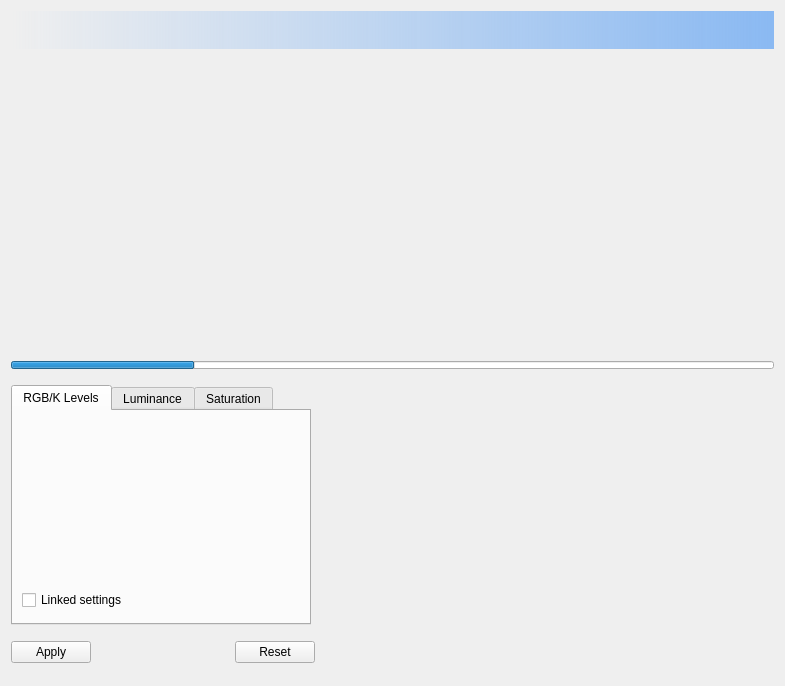
<?xml version="1.0" encoding="UTF-8"?>
<ui version="4.0">
 <class>DSS::ProcessingDlg</class>
 <widget class="QWidget" name="DSS::ProcessingDlg">
  <property name="geometry">
   <rect>
    <x>0</x>
    <y>0</y>
    <width>785</width>
    <height>684</height>
   </rect>
  </property>
  <property name="sizePolicy">
   <sizepolicy hsizetype="Expanding" vsizetype="Expanding">
    <horstretch>0</horstretch>
    <verstretch>0</verstretch>
   </sizepolicy>
  </property>
  <property name="windowTitle">
   <string notr="true">ProcessingDlg</string>
  </property>
  <layout class="QVBoxLayout" name="verticalLayout_2">
   <item>
    <widget class="QLabel" name="information">
     <property name="sizePolicy">
      <sizepolicy hsizetype="Expanding" vsizetype="Preferred">
       <horstretch>0</horstretch>
       <verstretch>0</verstretch>
      </sizepolicy>
     </property>
     <property name="minimumSize">
      <size>
       <width>275</width>
       <height>38</height>
      </size>
     </property>
     <property name="styleSheet">
      <string notr="true">background: qlineargradient(spread:pad, x1:0, y1:0, x2:1, y2:0, stop:0 rgba(138, 185, 242, 0), stop:1 rgba(138, 185, 242, 255))</string>
     </property>
     <property name="text">
      <string notr="true"/>
     </property>
    </widget>
   </item>
   <item>
    <widget class="DSS::ImageView" name="picture" native="true">
     <property name="sizePolicy">
      <sizepolicy hsizetype="Expanding" vsizetype="Expanding">
       <horstretch>0</horstretch>
       <verstretch>0</verstretch>
      </sizepolicy>
     </property>
     <property name="minimumSize">
      <size>
       <width>450</width>
       <height>300</height>
      </size>
     </property>
    </widget>
   </item>
   <item>
    <widget class="QProgressBar" name="progressBar">
     <property name="maximumSize">
      <size>
       <width>16777215</width>
       <height>8</height>
      </size>
     </property>
     <property name="value">
      <number>24</number>
     </property>
     <property name="textVisible">
      <bool>false</bool>
     </property>
    </widget>
   </item>
   <item>
    <layout class="QHBoxLayout" name="horizontalLayout_2">
     <item>
      <layout class="QVBoxLayout" name="verticalLayout" stretch="0,1">
       <item>
        <widget class="QTabWidget" name="tabWidget">
         <property name="sizePolicy">
          <sizepolicy hsizetype="Expanding" vsizetype="Fixed">
           <horstretch>0</horstretch>
           <verstretch>0</verstretch>
          </sizepolicy>
         </property>
         <property name="minimumSize">
          <size>
           <width>300</width>
           <height>240</height>
          </size>
         </property>
         <property name="maximumSize">
          <size>
           <width>300</width>
           <height>240</height>
          </size>
         </property>
         <property name="currentIndex">
          <number>0</number>
         </property>
         <widget class="QWidget" name="rgbTab">
          <attribute name="title">
           <string comment="IDD_RGB">RGB/K Levels</string>
          </attribute>
          <layout class="QVBoxLayout" name="verticalLayout_3">
           <item>
            <layout class="QHBoxLayout" name="horizontalLayout_3">
             <item>
              <widget class="QPushButton" name="redHAC">
               <property name="sizePolicy">
                <sizepolicy hsizetype="Fixed" vsizetype="Fixed">
                 <horstretch>0</horstretch>
                 <verstretch>0</verstretch>
                </sizepolicy>
               </property>
               <property name="minimumSize">
                <size>
                 <width>22</width>
                 <height>48</height>
                </size>
               </property>
               <property name="maximumSize">
                <size>
                 <width>22</width>
                 <height>48</height>
                </size>
               </property>
               <property name="toolTip">
                <string comment="IDS_TT_REDADJUST">Set Red Histogram Adjustment curve</string>
               </property>
               <property name="text">
                <string notr="true"/>
               </property>
               <property name="icon">
                <iconset resource="../resources.qrc">
                 <normaloff>:/processing/logsqrt-dark.png</normaloff>:/processing/logsqrt-dark.png</iconset>
               </property>
               <property name="iconSize">
                <size>
                 <width>40</width>
                 <height>40</height>
                </size>
               </property>
               <property name="flat">
                <bool>true</bool>
               </property>
              </widget>
             </item>
             <item>
              <widget class="QLinearGradientCtrl" name="redGradient" native="true">
               <property name="sizePolicy">
                <sizepolicy hsizetype="Expanding" vsizetype="Fixed">
                 <horstretch>0</horstretch>
                 <verstretch>0</verstretch>
                </sizepolicy>
               </property>
               <property name="minimumSize">
                <size>
                 <width>0</width>
                 <height>48</height>
                </size>
               </property>
              </widget>
             </item>
            </layout>
           </item>
           <item>
            <layout class="QHBoxLayout" name="horizontalLayout_4">
             <item>
              <widget class="QPushButton" name="greenHAC">
               <property name="sizePolicy">
                <sizepolicy hsizetype="Fixed" vsizetype="Fixed">
                 <horstretch>0</horstretch>
                 <verstretch>0</verstretch>
                </sizepolicy>
               </property>
               <property name="minimumSize">
                <size>
                 <width>22</width>
                 <height>48</height>
                </size>
               </property>
               <property name="maximumSize">
                <size>
                 <width>22</width>
                 <height>48</height>
                </size>
               </property>
               <property name="toolTip">
                <string comment="IDS_TT_GREENADJUST">Set Green Histogram Adjustment curve</string>
               </property>
               <property name="text">
                <string notr="true"/>
               </property>
               <property name="icon">
                <iconset resource="../resources.qrc">
                 <normaloff>:/processing/logsqrt-dark.png</normaloff>:/processing/logsqrt-dark.png</iconset>
               </property>
               <property name="iconSize">
                <size>
                 <width>40</width>
                 <height>40</height>
                </size>
               </property>
               <property name="flat">
                <bool>true</bool>
               </property>
              </widget>
             </item>
             <item>
              <widget class="QLinearGradientCtrl" name="greenGradient" native="true">
               <property name="sizePolicy">
                <sizepolicy hsizetype="Expanding" vsizetype="Fixed">
                 <horstretch>0</horstretch>
                 <verstretch>0</verstretch>
                </sizepolicy>
               </property>
               <property name="minimumSize">
                <size>
                 <width>0</width>
                 <height>48</height>
                </size>
               </property>
              </widget>
             </item>
            </layout>
           </item>
           <item>
            <layout class="QHBoxLayout" name="horizontalLayout_5">
             <item>
              <widget class="QPushButton" name="blueHAC">
               <property name="sizePolicy">
                <sizepolicy hsizetype="Fixed" vsizetype="Fixed">
                 <horstretch>0</horstretch>
                 <verstretch>0</verstretch>
                </sizepolicy>
               </property>
               <property name="minimumSize">
                <size>
                 <width>22</width>
                 <height>48</height>
                </size>
               </property>
               <property name="maximumSize">
                <size>
                 <width>22</width>
                 <height>48</height>
                </size>
               </property>
               <property name="toolTip">
                <string comment="IDS_TT_BLUEADJUST">Set Blue Histogram Adjustment curve</string>
               </property>
               <property name="text">
                <string notr="true"/>
               </property>
               <property name="icon">
                <iconset resource="../resources.qrc">
                 <normaloff>:/processing/logsqrt-dark.png</normaloff>:/processing/logsqrt-dark.png</iconset>
               </property>
               <property name="iconSize">
                <size>
                 <width>40</width>
                 <height>40</height>
                </size>
               </property>
               <property name="flat">
                <bool>true</bool>
               </property>
              </widget>
             </item>
             <item>
              <widget class="QLinearGradientCtrl" name="blueGradient" native="true">
               <property name="sizePolicy">
                <sizepolicy hsizetype="Expanding" vsizetype="Fixed">
                 <horstretch>0</horstretch>
                 <verstretch>0</verstretch>
                </sizepolicy>
               </property>
               <property name="minimumSize">
                <size>
                 <width>0</width>
                 <height>48</height>
                </size>
               </property>
              </widget>
             </item>
            </layout>
           </item>
           <item>
            <widget class="QCheckBox" name="linkedSettings">
             <property name="text">
              <string comment="IDC_LINK">Linked settings</string>
             </property>
            </widget>
           </item>
          </layout>
         </widget>
         <widget class="QWidget" name="lumTab">
          <attribute name="title">
           <string comment="IDD_LUMINANCE">Luminance</string>
          </attribute>
          <layout class="QVBoxLayout" name="verticalLayout_7">
           <item>
            <widget class="QLabel" name="darkness">
             <property name="sizePolicy">
              <sizepolicy hsizetype="Expanding" vsizetype="Preferred">
               <horstretch>0</horstretch>
               <verstretch>0</verstretch>
              </sizepolicy>
             </property>
             <property name="minimumSize">
              <size>
               <width>275</width>
               <height>15</height>
              </size>
             </property>
             <property name="styleSheet">
              <string notr="true">background: qlineargradient(spread:pad, x1:0, y1:0, x2:1, y2:0, stop:0 rgba(138, 185, 242, 0), stop:1 rgba(138, 185, 242, 255))</string>
             </property>
             <property name="text">
              <string comment="IDC_TEXT_DARKNESS">Darkness</string>
             </property>
             <property name="alignment">
              <set>Qt::AlignCenter</set>
             </property>
            </widget>
           </item>
           <item>
            <layout class="QHBoxLayout" name="horizontalLayout_6">
             <item>
              <widget class="QLabel" name="darkLabel">
               <property name="minimumSize">
                <size>
                 <width>49</width>
                 <height>37</height>
                </size>
               </property>
               <property name="text">
                <string notr="true">TextLabel</string>
               </property>
              </widget>
             </item>
             <item>
              <layout class="QVBoxLayout" name="verticalLayout_4">
               <item>
                <widget class="QSlider" name="darkAngle">
                 <property name="orientation">
                  <enum>Qt::Horizontal</enum>
                 </property>
                </widget>
               </item>
               <item>
                <widget class="QSlider" name="darkPower">
                 <property name="orientation">
                  <enum>Qt::Horizontal</enum>
                 </property>
                </widget>
               </item>
              </layout>
             </item>
            </layout>
           </item>
           <item>
            <widget class="QLabel" name="midtone">
             <property name="sizePolicy">
              <sizepolicy hsizetype="Expanding" vsizetype="Preferred">
               <horstretch>0</horstretch>
               <verstretch>0</verstretch>
              </sizepolicy>
             </property>
             <property name="minimumSize">
              <size>
               <width>275</width>
               <height>15</height>
              </size>
             </property>
             <property name="styleSheet">
              <string notr="true">background: qlineargradient(spread:pad, x1:0, y1:0, x2:1, y2:0, stop:0 rgba(138, 185, 242, 0), stop:1 rgba(138, 185, 242, 255))</string>
             </property>
             <property name="text">
              <string comment="IDC_TEXT_MIDTONE">Midtone</string>
             </property>
             <property name="alignment">
              <set>Qt::AlignCenter</set>
             </property>
            </widget>
           </item>
           <item>
            <layout class="QHBoxLayout" name="horizontalLayout_7">
             <item>
              <widget class="QLabel" name="midLabel">
               <property name="minimumSize">
                <size>
                 <width>49</width>
                 <height>37</height>
                </size>
               </property>
               <property name="text">
                <string notr="true">TextLabel</string>
               </property>
              </widget>
             </item>
             <item>
              <layout class="QVBoxLayout" name="verticalLayout_5">
               <item>
                <widget class="QSlider" name="midAngle">
                 <property name="orientation">
                  <enum>Qt::Horizontal</enum>
                 </property>
                </widget>
               </item>
               <item>
                <widget class="QSlider" name="midTone">
                 <property name="orientation">
                  <enum>Qt::Horizontal</enum>
                 </property>
                </widget>
               </item>
              </layout>
             </item>
            </layout>
           </item>
           <item>
            <widget class="QLabel" name="highlight">
             <property name="sizePolicy">
              <sizepolicy hsizetype="Expanding" vsizetype="Preferred">
               <horstretch>0</horstretch>
               <verstretch>0</verstretch>
              </sizepolicy>
             </property>
             <property name="minimumSize">
              <size>
               <width>275</width>
               <height>15</height>
              </size>
             </property>
             <property name="styleSheet">
              <string notr="true">background: qlineargradient(spread:pad, x1:0, y1:0, x2:1, y2:0, stop:0 rgba(138, 185, 242, 0), stop:1 rgba(138, 185, 242, 255))</string>
             </property>
             <property name="text">
              <string comment="IDC_TEXT_HIGHLIGHT">Highlight</string>
             </property>
             <property name="alignment">
              <set>Qt::AlignCenter</set>
             </property>
            </widget>
           </item>
           <item>
            <layout class="QHBoxLayout" name="horizontalLayout_8">
             <item>
              <widget class="QLabel" name="highLabel">
               <property name="minimumSize">
                <size>
                 <width>49</width>
                 <height>37</height>
                </size>
               </property>
               <property name="text">
                <string notr="true">TextLabel</string>
               </property>
              </widget>
             </item>
             <item>
              <layout class="QVBoxLayout" name="verticalLayout_6">
               <item>
                <widget class="QSlider" name="highAngle">
                 <property name="orientation">
                  <enum>Qt::Horizontal</enum>
                 </property>
                </widget>
               </item>
               <item>
                <widget class="QSlider" name="highPower">
                 <property name="orientation">
                  <enum>Qt::Horizontal</enum>
                 </property>
                </widget>
               </item>
              </layout>
             </item>
            </layout>
           </item>
          </layout>
         </widget>
         <widget class="QWidget" name="satTab">
          <attribute name="title">
           <string comment="IDD_SATURATION">Saturation</string>
          </attribute>
          <layout class="QVBoxLayout" name="verticalLayout_8">
           <item>
            <widget class="QLabel" name="saturationTitle">
             <property name="sizePolicy">
              <sizepolicy hsizetype="Expanding" vsizetype="Preferred">
               <horstretch>0</horstretch>
               <verstretch>0</verstretch>
              </sizepolicy>
             </property>
             <property name="minimumSize">
              <size>
               <width>275</width>
               <height>15</height>
              </size>
             </property>
             <property name="styleSheet">
              <string notr="true">background: qlineargradient(spread:pad, x1:0, y1:0, x2:1, y2:0, stop:0 rgba(138, 185, 242, 0), stop:1 rgba(138, 185, 242, 255))</string>
             </property>
             <property name="text">
              <string comment="IDC_TEXT_SATURATION">Saturation shift</string>
             </property>
             <property name="alignment">
              <set>Qt::AlignCenter</set>
             </property>
            </widget>
           </item>
           <item>
            <spacer name="verticalSpacer">
             <property name="orientation">
              <enum>Qt::Vertical</enum>
             </property>
             <property name="sizeType">
              <enum>QSizePolicy::Fixed</enum>
             </property>
             <property name="sizeHint" stdset="0">
              <size>
               <width>20</width>
               <height>10</height>
              </size>
             </property>
            </spacer>
           </item>
           <item>
            <layout class="QHBoxLayout" name="horizontalLayout_9">
             <item>
              <widget class="QLabel" name="darkLabel_2">
               <property name="minimumSize">
                <size>
                 <width>49</width>
                 <height>18</height>
                </size>
               </property>
               <property name="text">
                <string notr="true">TextLabel</string>
               </property>
              </widget>
             </item>
             <item>
              <widget class="QSlider" name="saturation">
               <property name="orientation">
                <enum>Qt::Horizontal</enum>
               </property>
              </widget>
             </item>
            </layout>
           </item>
           <item>
            <spacer name="verticalSpacer_2">
             <property name="orientation">
              <enum>Qt::Vertical</enum>
             </property>
             <property name="sizeHint" stdset="0">
              <size>
               <width>20</width>
               <height>123</height>
              </size>
             </property>
            </spacer>
           </item>
          </layout>
         </widget>
        </widget>
       </item>
       <item>
        <layout class="QHBoxLayout" name="horizontalLayout">
         <item>
          <widget class="QPushButton" name="applyButton">
           <property name="text">
            <string comment="IDC_PROCESS">Apply</string>
           </property>
          </widget>
         </item>
         <item>
          <widget class="QPushButton" name="undoButton">
           <property name="toolTip">
            <string comment="IDS_UNDOLASTSETTINGS">Undo last applied settings</string>
           </property>
           <property name="text">
            <string notr="true"/>
           </property>
           <property name="icon">
            <iconset resource="../resources.qrc">
             <normaloff>:/processing/undo.png</normaloff>:/processing/undo.png</iconset>
           </property>
           <property name="flat">
            <bool>true</bool>
           </property>
          </widget>
         </item>
         <item>
          <widget class="QPushButton" name="settingsButton">
           <property name="sizePolicy">
            <sizepolicy hsizetype="Minimum" vsizetype="Minimum">
             <horstretch>0</horstretch>
             <verstretch>0</verstretch>
            </sizepolicy>
           </property>
           <property name="toolTip">
            <string comment="IDS_MANAGESETTINGS">Save, Load, Manage settings ...</string>
           </property>
           <property name="text">
            <string notr="true"/>
           </property>
           <property name="icon">
            <iconset resource="../resources.qrc">
             <normaloff>:/processing/settings.png</normaloff>:/processing/settings.png</iconset>
           </property>
           <property name="iconSize">
            <size>
             <width>24</width>
             <height>24</height>
            </size>
           </property>
           <property name="flat">
            <bool>true</bool>
           </property>
          </widget>
         </item>
         <item>
          <widget class="QPushButton" name="redoButton">
           <property name="toolTip">
            <string comment="IDS_REDOLASTSETTINGS">Redo last applied settings</string>
           </property>
           <property name="text">
            <string notr="true"/>
           </property>
           <property name="icon">
            <iconset resource="../resources.qrc">
             <normaloff>:/processing/redo.png</normaloff>:/processing/redo.png</iconset>
           </property>
           <property name="flat">
            <bool>true</bool>
           </property>
          </widget>
         </item>
         <item>
          <widget class="QPushButton" name="resetButton">
           <property name="text">
            <string comment="IDC_RESET">Reset</string>
           </property>
          </widget>
         </item>
        </layout>
       </item>
      </layout>
     </item>
     <item>
      <widget class="QChartView" name="chartView" native="true">
       <property name="sizePolicy">
        <sizepolicy hsizetype="Fixed" vsizetype="Expanding">
         <horstretch>0</horstretch>
         <verstretch>0</verstretch>
        </sizepolicy>
       </property>
       <property name="minimumSize">
        <size>
         <width>400</width>
         <height>300</height>
        </size>
       </property>
       <property name="maximumSize">
        <size>
         <width>16777215</width>
         <height>300</height>
        </size>
       </property>
       <property name="layoutDirection">
        <enum>Qt::LeftToRight</enum>
       </property>
      </widget>
     </item>
     <item>
      <spacer name="horizontalSpacer">
       <property name="orientation">
        <enum>Qt::Horizontal</enum>
       </property>
       <property name="sizeHint" stdset="0">
        <size>
         <width>40</width>
         <height>20</height>
        </size>
       </property>
      </spacer>
     </item>
    </layout>
   </item>
  </layout>
 </widget>
 <customwidgets>
  <customwidget>
   <class>DSS::ImageView</class>
   <extends>QWidget</extends>
   <header>imageview.h</header>
   <container>1</container>
  </customwidget>
  <customwidget>
   <class>QChartView</class>
   <extends>QWidget</extends>
   <header location="global">QChartView</header>
   <container>1</container>
  </customwidget>
  <customwidget>
   <class>QLinearGradientCtrl</class>
   <extends>QWidget</extends>
   <header>QLinearGradientCtrl.h</header>
   <container>1</container>
  </customwidget>
 </customwidgets>
 <resources>
  <include location="../resources.qrc"/>
 </resources>
 <connections/>
</ui>
